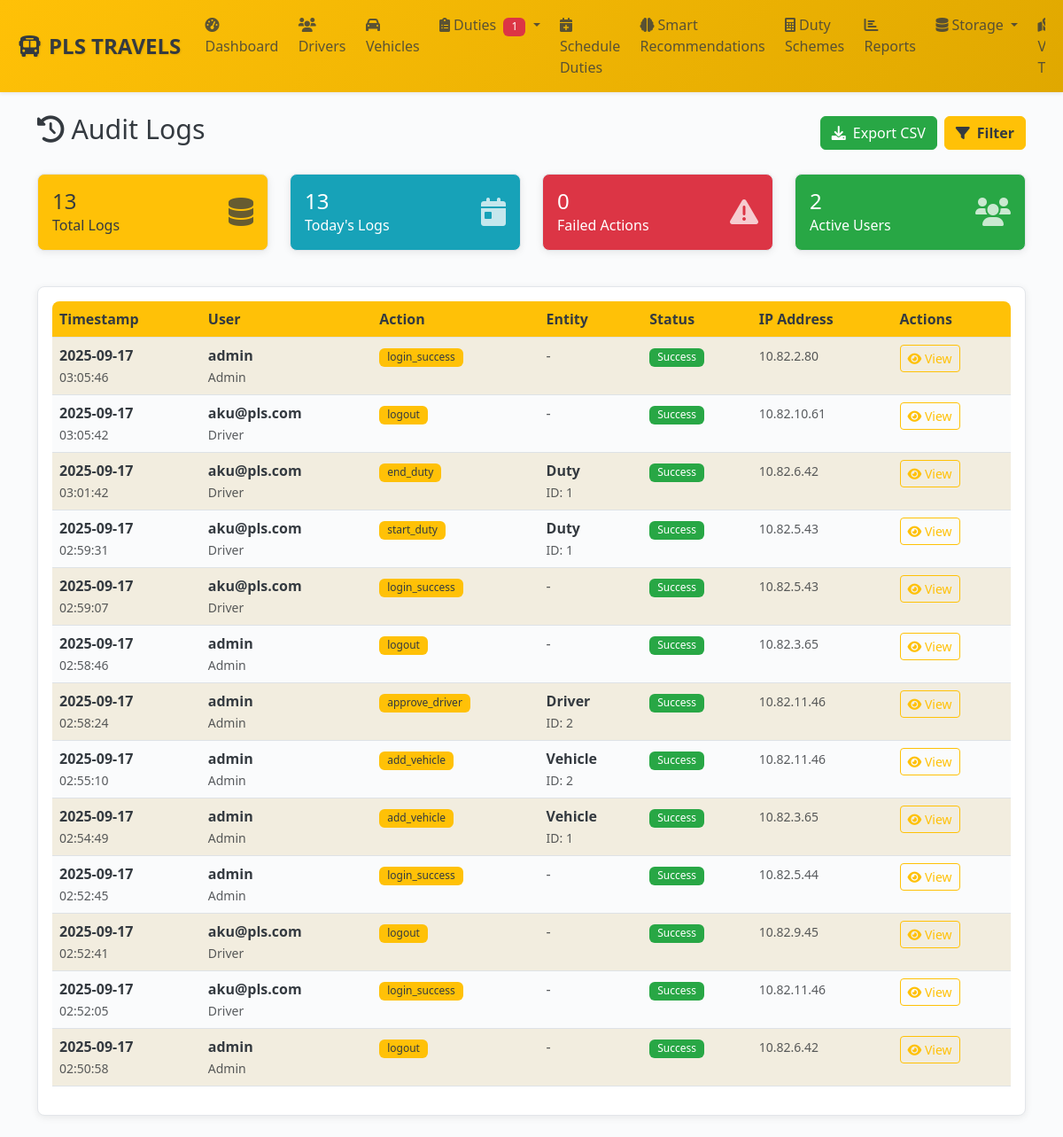
Page /admin/audit-logs (signed in) on the earlier database version.
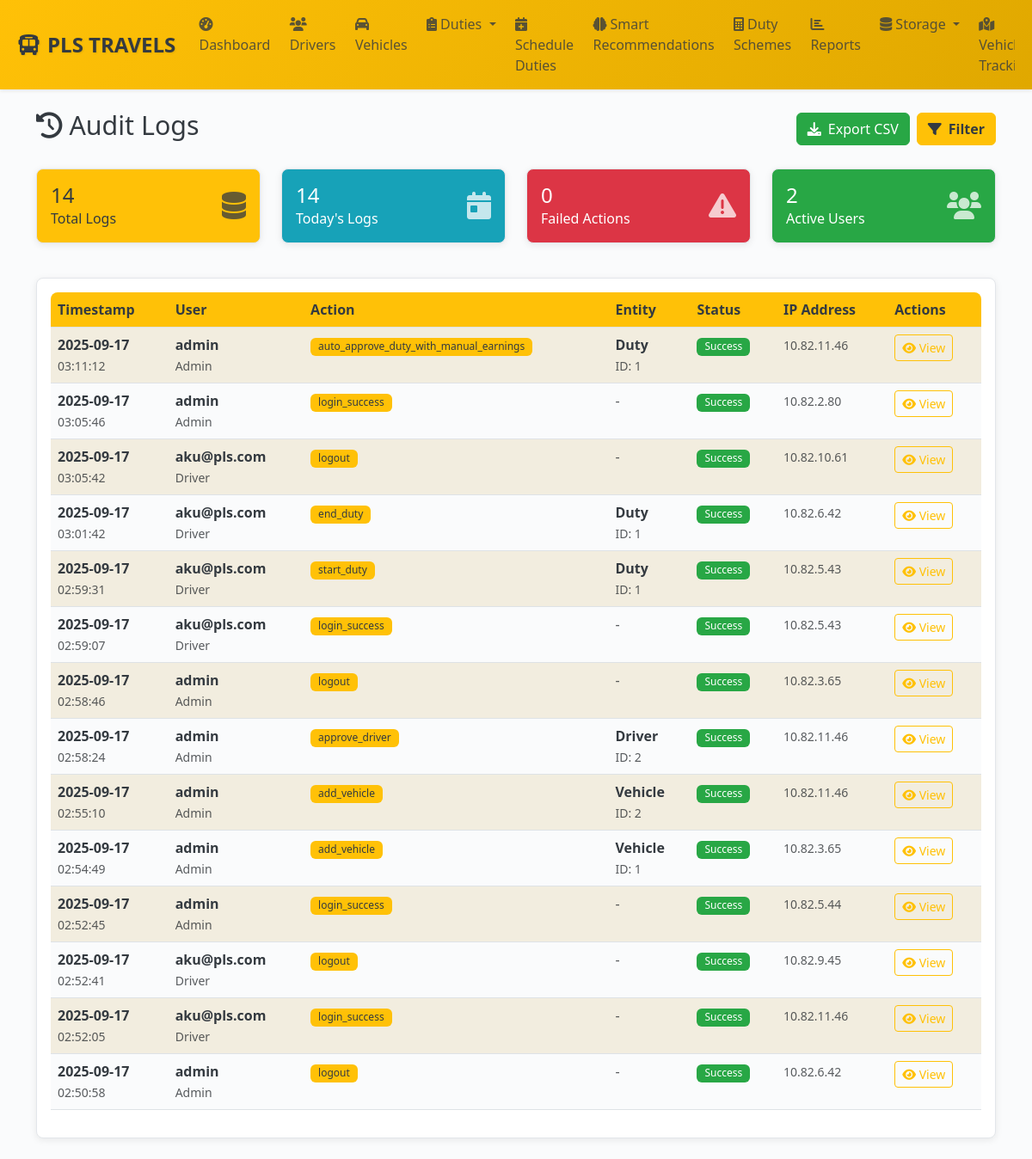
Same page on the later database version.
### models.py (models this page shows, shortened)
class AuditLog(db.Model):
    __tablename__ = 'audit_logs'
    id = db.Column(db.Integer, primary_key=True)
    user_id = db.Column(db.Integer, db.ForeignKey('users.id'), nullable=False, index=True)
    session_id = db.Column(db.String(100))
    action = db.Column(db.String(100), nullable=False, index=True)
    entity_type = db.Column(db.String(50), index=True)
    entity_id = db.Column(db.Integer)
    entity_uuid = db.Column(db.String(36))
    old_values = db.Column(db.Text)  # JSON
    new_values = db.Column(db.Text)  # JSON
    changed_fields = db.Column(db.Text)  # JSON array
    ip_address = db.Column(db.String(45))
    user_agent = db.Column(db.String(500))
    request_url = db.Column(db.String(500))
    request_method = db.Column(db.String(10))
    success = db.Column(db.Boolean, default=True)
    error_message = db.Column(db.Text)
    execution_time = db.Column(db.Float)  # milliseconds
    created_at = db.Column(db.DateTime, default=get_ist_time_naive, index=True)
    user = db.relationship('User', backref='audit_logs')
    __table_args__ = (
        Index('idx_audit_date_user', 'created_at', 'user_id'),
        Index('idx_audit_entity', 'entity_type', 'entity_id'),
    )

class User(UserMixin, db.Model):
    __tablename__ = 'users'
    id = db.Column(db.Integer, primary_key=True)
    uuid = db.Column(db.String(36), unique=True, nullable=False, default=lambda: str(uuid.uuid4()))
    username = db.Column(db.String(64), unique=True, nullable=False, index=True)
    email = db.Column(db.String(120), unique=True, nullable=False, index=True)
    password_hash = db.Column(db.String(256), nullable=False)
    role = db.Column(db.Enum(UserRole), nullable=False, default=UserRole.DRIVER, index=True)
    status = db.Column(db.Enum(UserStatus), nullable=False, default=UserStatus.ACTIVE, index=True)
    first_name = db.Column(db.String(50))
    last_name = db.Column(db.String(50))
    phone = db.Column(db.String(20), unique=True, index=True)
    whatsapp_number = db.Column(db.String(20), index=True)  # Dedicated WhatsApp number
    profile_picture = db.Column(db.String(255))
    last_login = db.Column(db.DateTime)
    login_count = db.Column(db.Integer, default=0)
    failed_login_attempts = db.Column(db.Integer, default=0)
    password_changed_at = db.Column(db.DateTime, default=get_ist_time_naive)
    two_factor_enabled = db.Column(db.Boolean, default=False)
    reset_token = db.Column(db.String(6))
    reset_token_expiry = db.Column(db.DateTime)
    created_at = db.Column(db.DateTime, default=get_ist_time_naive, nullable=False)
    updated_at = db.Column(db.DateTime, default=get_ist_time_naive, onupdate=get_ist_time_naive)
    created_by = db.Column(db.Integer, db.ForeignKey('users.id'))
    driver_profile = db.relationship('Driver', foreign_keys='Driver.user_id', backref='user', uselist=False, cascade='all, delete-orphan')
    managed_branches = db.relationship('Branch',
                                     secondary=manager_branches,
                                     primaryjoin='User.id == manager_branches.c.manager_id',
                                     secondaryjoin='Branch.id == manager_branches.c.branch_id',
                                     backref='managers')

### admin_routes.py (the view, shortened to what this page needs)
@admin_bp.route('/audit-logs')
@login_required
@admin_required
def audit_logs():
    page = request.args.get('page', 1, type=int)
    per_page = request.args.get('per_page', 50, type=int)
    user_filter = request.args.get('user', '', type=int)
    action_filter = request.args.get('action', '')
    entity_type_filter = request.args.get('entity_type', '')
    date_from = request.args.get('date_from', '')
    date_to = request.args.get('date_to', '')
    search_term = request.args.get('search', '')
    success_filter = request.args.get('success', '')
    query = AuditLog.query.join(User, AuditLog.user_id == User.id)
    if user_filter:
        query = query.filter(AuditLog.user_id == user_filter)
    if action_filter:
        query = query.filter(AuditLog.action.ilike(f'%{action_filter}%'))
    if entity_type_filter:
        query = query.filter(AuditLog.entity_type == entity_type_filter)
    if date_from:
        try:
            from_date = datetime.strptime(date_from, '%Y-%m-%d')
            query = query.filter(AuditLog.created_at >= from_date)
        except ValueError:
            pass
    if success_filter:
        success_bool = success_filter.lower() == 'true'
        query = query.filter(AuditLog.success == success_bool)
    audit_logs = query.order_by(desc(AuditLog.created_at)).paginate(
        page=page, per_page=per_page, error_out=False
    )
    users = User.query.filter(User.role.in_([UserRole.ADMIN, UserRole.MANAGER])).all()
    actions = db.session.query(AuditLog.action).distinct().order_by(AuditLog.action).all()
    entity_types = db.session.query(AuditLog.entity_type).distinct().filter(
        AuditLog.entity_type.isnot(None)
    ).order_by(AuditLog.entity_type).all()
    stats = {
        'total_logs': AuditLog.query.count(),
        'today_logs': AuditLog.query.filter(
            AuditLog.created_at >= datetime.now().date()
        ).count(),
        'failed_actions': AuditLog.query.filter(AuditLog.success == False).count(),
        'unique_users': db.session.query(AuditLog.user_id).distinct().count()
    }
    return render_template('admin/audit_logs.html',
                         audit_logs=audit_logs,
                         users=users,
                         actions=[a[0] for a in actions],
                         entity_types=[e[0] for e in entity_types],
                         user_filter=user_filter,
                         action_filter=action_filter,
                         entity_type_filter=entity_type_filter,
                         date_from=date_from,
                         date_to=date_to,
                         search_term=search_term,
                         success_filter=success_filter,
                         per_page=per_page,
                         stats=stats)

### templates/admin/audit_logs.html (shortened to what this page needs)
{% extends "base.html" %}
{% block content %}
<div class="d-flex justify-content-between align-items-center mb-4">
    <h2><i class="fas fa-history me-2"></i>Audit Logs</h2>
    <div class="d-flex gap-2">
        <a href="{{ url_for('admin.export_audit_logs', **request.args) }}" class="btn btn-success">
            <i class="fas fa-download me-2"></i>Export CSV
        </a>
        <button class="btn btn-primary" data-bs-toggle="modal" data-bs-target="#filterModal">
            <i class="fas fa-filter me-2"></i>Filter
        </button>
    </div>
</div>
<div class="row mb-4">
    <div class="col-md-3 col-sm-6 mb-3">
        <div class="card bg-primary text-white">
            <div class="card-body">
                <div class="d-flex justify-content-between">
                    <div>
                        <h4 class="mb-0">{{ "{:,}".format(stats.total_logs) }}</h4>
                        <p class="mb-0">Total Logs</p>
                    </div>
                    <div class="align-self-center">
                        <i class="fas fa-database fa-2x opacity-75"></i>
                    </div>
                </div>
            </div>
        </div>
    </div>
    <div class="col-md-3 col-sm-6 mb-3">
        <div class="card bg-info text-white">
            <div class="card-body">
                <div class="d-flex justify-content-between">
                    <div>
                        <h4 class="mb-0">{{ "{:,}".format(stats.today_logs) }}</h4>
                        <p class="mb-0">Today's Logs</p>
                    </div>
                    <div class="align-self-center">
                        <i class="fas fa-calendar-day fa-2x opacity-75"></i>
                    </div>
                </div>
            </div>
        </div>
    </div>
    <div class="col-md-3 col-sm-6 mb-3">
        <div class="card bg-danger text-white">
            <div class="card-body">
                <div class="d-flex justify-content-between">
                    <div>
                        <h4 class="mb-0">{{ "{:,}".format(stats.failed_actions) }}</h4>
                        <p class="mb-0">Failed Actions</p>
                    </div>
                    <div class="align-self-center">
                        <i class="fas fa-exclamation-triangle fa-2x opacity-75"></i>
                    </div>
                </div>
            </div>
        </div>
    </div>
    <div class="col-md-3 col-sm-6 mb-3">
        <div class="card bg-success text-white">
            <div class="card-body">
                <div class="d-flex justify-content-between">
                    <div>
                        <h4 class="mb-0">{{ "{:,}".format(stats.unique_users) }}</h4>
                        <p class="mb-0">Active Users</p>
                    </div>
                    <div class="align-self-center">
                        <i class="fas fa-users fa-2x opacity-75"></i>
                    </div>
                </div>
            </div>
        </div>
    </div>
</div>
<div class="card">
    <div class="card-body">
        {% if audit_logs.items %}
        <div class="table-responsive">
            <table class="table table-striped table-hover">
                <thead>
                    <tr>
                        <th>Timestamp</th>
                        <th>User</th>
                        <th>Action</th>
                        <th>Entity</th>
                        <th>Status</th>
                        <th>IP Address</th>
                        <th>Actions</th>
                    </tr>
                </thead>
                <tbody>
                    {% for log in audit_logs.items %}
                    <tr class="{% if not log.success %}table-danger{% endif %}">
                        <td>
                            <div>
                                <strong>{{ log.created_at.strftime('%Y-%m-%d') }}</strong><br>
                                <small class="text-muted">{{ log.created_at.strftime('%H:%M:%S') }}</small>
                            </div>
                        </td>
                        <td>
                            {% if log.user %}
                            <div>
                                <strong>{{ log.user.username }}</strong><br>
                                <small class="text-muted">{{ log.user.role.value.title() }}</small>
                            </div>
                            {% else %}
                            <span class="text-muted">Unknown User</span>
                            {% endif %}
                        </td>
                        <td>
                            <span class="badge bg-primary">{{ log.action }}</span>
                        </td>
                        <td>
                            {% if log.entity_type %}
                            <div>
                                <strong>{{ log.entity_type.title() }}</strong>
                                {% if log.entity_id %}
                                <br><small class="text-muted">ID: {{ log.entity_id }}</small>
                                {% endif %}
                            </div>
                            {% else %}
                            <span class="text-muted">-</span>
                            {% endif %}
                        </td>
                        <td>
                            {% if log.success %}
                                <span class="badge bg-success">Success</span>
                            {% else %}
                                <span class="badge bg-danger">Failed</span>
                            {% endif %}
                        </td>
                        <td>
                            <small class="text-muted">{{ log.ip_address or '-' }}</small>
                        </td>
                        <td>
                            <a href="{{ url_for('admin.view_audit_log', log_id=log.id) }}" class="btn btn-sm btn-outline-primary">
                                <i class="fas fa-eye"></i> View
                            </a>
                        </td>
                    </tr>
                    {% endfor %}
                </tbody>
            </table>
        </div>
        {% else %}
        <div class="text-center py-5">
            <i class="fas fa-history fa-3x text-muted mb-3"></i>
            <h5 class="text-muted">No audit logs found</h5>
            <p class="text-muted">Try adjusting your filters or check back later.</p>
        </div>
        {% endif %}
    </div>
</div>
{% endblock %}

Differences in the rows shown:
added AuditLog: created_at "2025-09-17", created_at "03:11:12", user.username "admin", user.role.value "Admin", action "auto_approve_duty_with_manual_earnings", entity_type "Duty", entity_id "1", success "Success", ip_address "10.82.11.46"
Other differences:
{{ "{:,}".format(stats.total_logs) }}: "13" → "14"
{{ "{:,}".format(stats.today_logs) }}: "13" → "14"
{{ pending_duties_count }}: "1" → (not shown)
